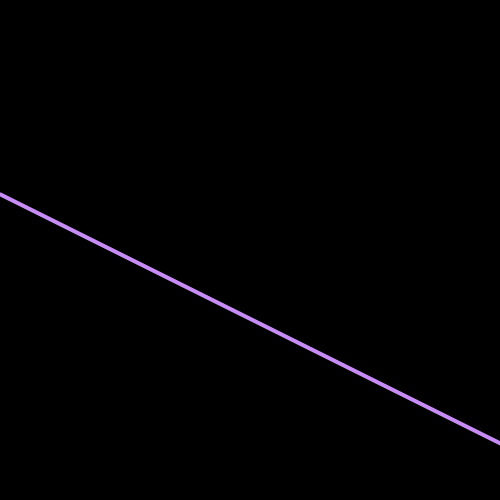
Frame 1 (no input)
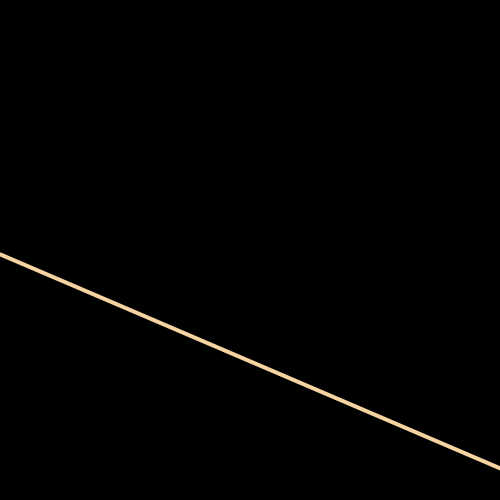
Frame 60 (the mouse pressed at the canvas centre just before this capture)
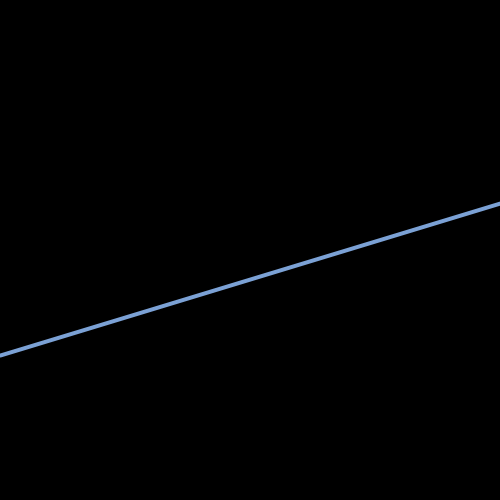
Frame 120 (the mouse held since frame 60 and released just before this capture)

The Processing sketch that drew these frames (run headless with seeded random() and noise(); from frame 60 on, the mouse is pressed at the canvas centre):

// Processing sketch: processing_184019
// ── processing_184019.pde

/*=======================================
Sarah Hockman. 
Crazy Lines - Vertical
Homework 2
ART 3001
 
Modified 2/3/2015
 
hockman.25@osu.edu
hockman.25@gmail.com
 
=======================================*/

//setup animation
void setup() {
  size(500,500);
  frameRate(100);
  strokeWeight(4);
}

//appearance
void draw(){
  background(0);
  stroke (random(100,255),random(100,255),random(100,255));
  line ( 0, (random(100,500)), 500, (random(100,500)) );
}
